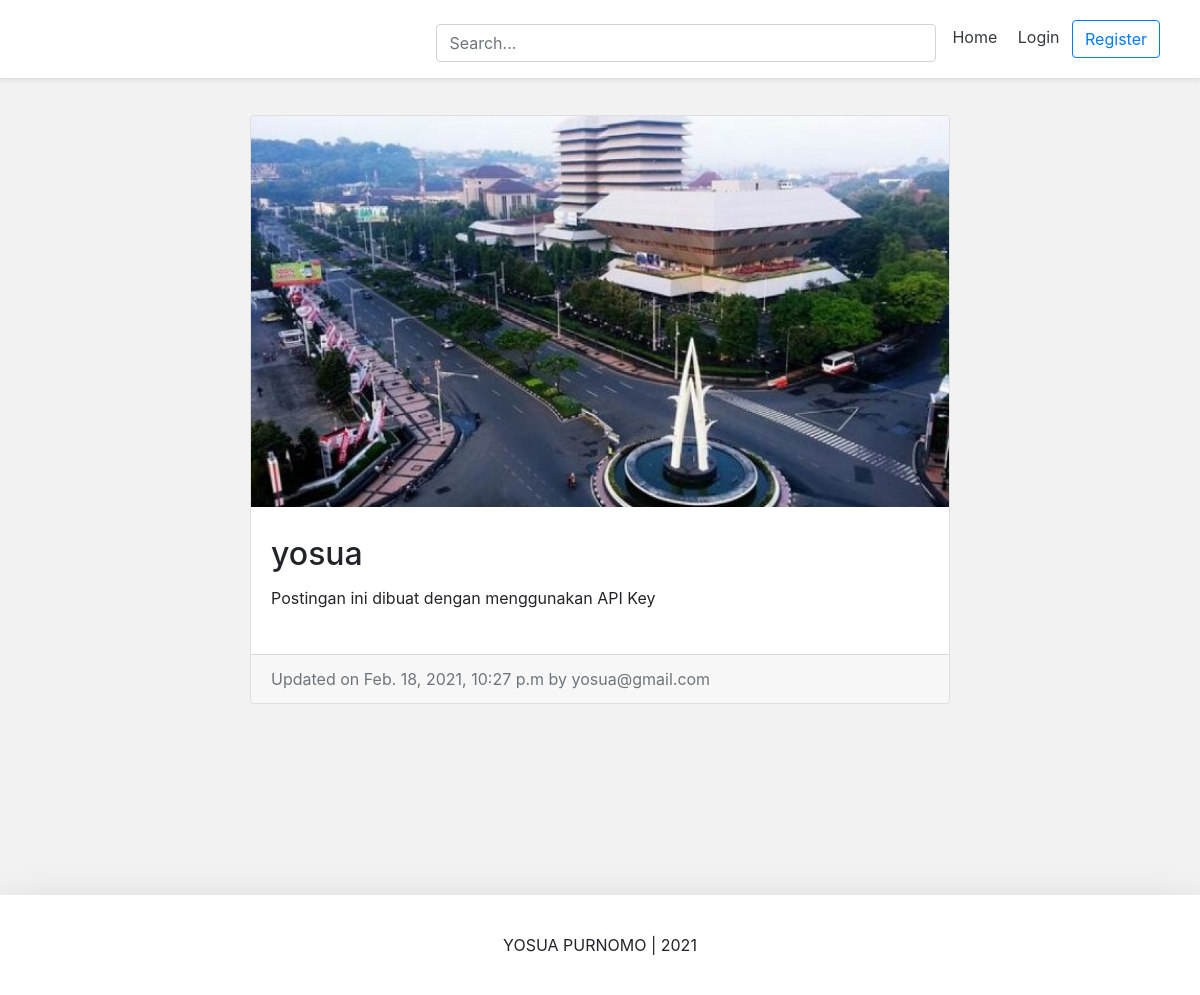
Page /post/yosua-1/ on the committed database.
### Post/models.py (models this page shows, shortened)
class PostModel(models.Model):
	caption			= models.TextField(max_length=5000, null=False, blank=True)
	image			= models.ImageField(upload_to=upload_location, null=False, blank=True)
	date_published	= models.DateTimeField(auto_now_add=True, verbose_name='date published')
	date_updated	= models.DateTimeField(auto_now=True, verbose_name='date updated')
	author			= models.ForeignKey(settings.AUTH_USER_MODEL, on_delete=models.CASCADE)
	slug 			= models.SlugField(blank=True, unique=True)

### Account/models.py (models this page shows, shortened)
class Account(AbstractBaseUser):
	email 			= models.EmailField(verbose_name='email', max_length=60, unique=True)
	username 		= models.CharField(max_length=30, unique=True)
	date_joined		= models.DateTimeField(verbose_name='date joined', auto_now_add=True)
	last_login		= models.DateTimeField(verbose_name='last login', auto_now=True)
	is_admin		= models.BooleanField(default=False)
	is_active		= models.BooleanField(default=True)
	is_staff		= models.BooleanField(default=False)
	is_superuser	= models.BooleanField(default=False)
	USERNAME_FIELD = 'email'
	REQUIRED_FIELDS = ['username']
	objects = AccountManage()
	def __str__(self):
		return self.email

### Post/views.py (the view)
# urls.py: path('<slug>/', detail_view.as_view(), name='detail'),
class detail_view(DetailView):
	model = PostModel
	template_name = 'post/detail.html'
	context_object_name = 'post_model'

### Post/templates/post/detail.html (shortened to what this page needs)
{% extends 'base.html' %}
{% load static %}
{% block content %}
<link rel="stylesheet" type="text/css" href="{% static "post/detail.css" %}">
<div class="container">
	<div class="row">
		<div class="card m-auto">
			<img class="card-img-top" src="{{post_model.image.url}}">
			<div class="card-body my-2">
				<h2 class="card-title">{{post_model.author.username}}</h2>
				<p class="card-text">{{post_model.caption|linebreaksbr}}</p>
			</div>
			<div class="card-footer text-muted">
				Updated on {{post_model.date_updated}} by {{post_model.author}}
			</div>
		</div>
	</div>
</div>
{% endblock content %}

### static/css/header.css (style rules this page uses)
@media (min-width: 768px) { html { font-size: 16px; } }

### static/css/base.css (style rules this page uses)
body { background-color: #f2f2f2; }

### Post/static/post/detail.css (style rules this page uses)
.card { max-width: 700px; }
.container { padding: 20px; }

### rows in the picture
PostModel: image (picture), author.username "yosua", caption "Postingan ini dibuat dengan menggunakan API Key", date_updated "Feb. 18, 2021, 10:27 p.m", author "yosua@gmail.com"
